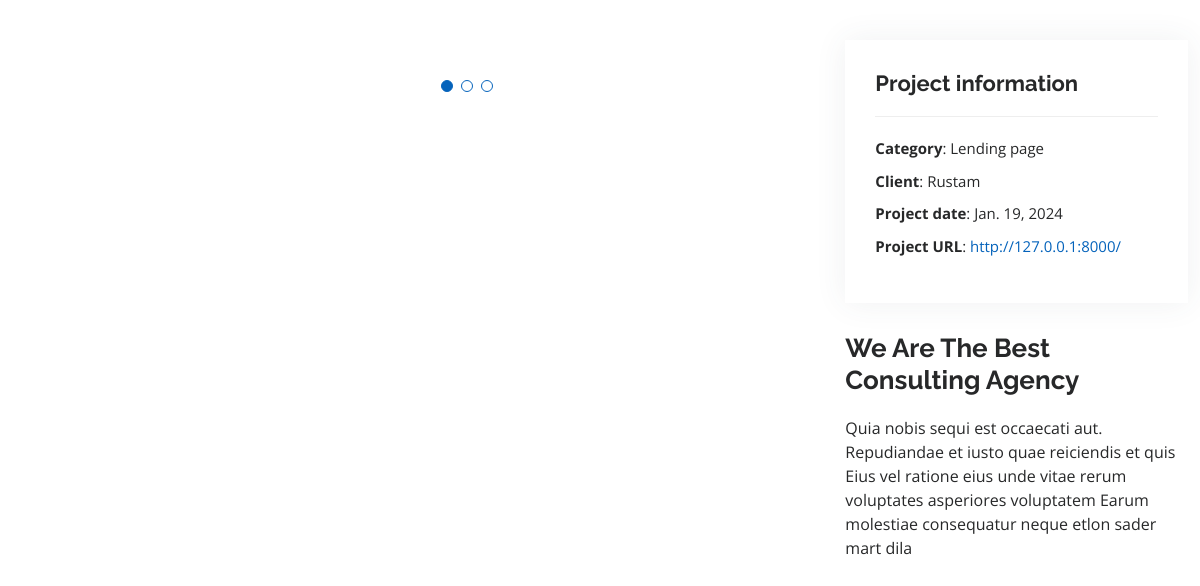
Page /portfolio-detail on the committed database.
### main/models.py (models this page shows, shortened)
class PortfolioDetail(models.Model):
    img = models.ManyToManyField(Images)
    title = models.CharField(max_length=255)
    text = models.TextField()
    category = models.CharField(max_length=255)
    client = models.CharField(max_length=255)
    date = models.DateField()
    url = models.URLField()

### main/views.py (the view)
# urls.py: path('portfolio-detail', portfolio_detail_view, name="portfolio_detail_url"),
def portfolio_detail_view(request):
    context = {
        'portfolio': PortfolioDetail.objects.last()
    }
    return render(request, 'portfolio-details.html', context)

### templates/portfolio-details.html (shortened to what this page needs)
{% load static %}
<!DOCTYPE html>
<html lang="en">
<head>
  <link href="{% static 'vendor/aos/aos.css' %}" rel="stylesheet">
  <link href="{% static 'vendor/bootstrap/css/bootstrap.min.css' %}" rel="stylesheet">
  <link href="{% static 'vendor/bootstrap-icons/bootstrap-icons.css' %}" rel="stylesheet">
  <link href="{% static 'vendor/boxicons/css/boxicons.min.css' %}" rel="stylesheet">
  <link href="{% static 'vendor/glightbox/css/glightbox.min.css' %}" rel="stylesheet">
  <link href="{% static 'vendor/swiper/swiper-bundle.min.css' %}" rel="stylesheet">
  <link href="{% static 'css/style.css' %}" rel="stylesheet">
</head>
<body>
  <main id="main">
    <section id="portfolio-details" class="portfolio-details">
      <div class="container">
        <div class="row gy-4">
          <div class="col-lg-8">
            <div class="portfolio-details-slider swiper">
              <div class="swiper-wrapper align-items-center">
                {% for i in portfolio.img.all %}
                <div class="swiper-slide">
                </div>
                {% endfor %}
              </div>
              <div class="swiper-pagination"></div>
            </div>
          </div>
          <div class="col-lg-4">
            <div class="portfolio-info">
              <h3>Project information</h3>
              <ul>
                <li><strong>Category</strong>: {{ portfolio.category }}</li>
                <li><strong>Client</strong>: {{ portfolio.client }}</li>
                <li><strong>Project date</strong>: {{ portfolio.date }}</li>
                <li><strong>Project URL</strong>: <a href="{{ portfolio.url }}">{{ portfolio.url }}</a></li>
              </ul>
            </div>
            <div class="portfolio-description">
              <h2>{{ portfolio.title }}</h2>
              <p>{{ portfolio.text }}</p>
            </div>
          </div>
        </div>
      </div>
    </section>
  </main>
</body>
</html>

### static/css/style.css (style rules this page uses)
body { font-family: "Open Sans", sans-serif; color: #272829; }
a { color: #0563bb; text-decoration: none; }
h1, h2, h3, h4, h5, h6 { font-family: "Raleway", sans-serif; }
@media (min-width: 991px) { #main { margin-left: 100px; } }
section { padding: 60px 0; overflow: hidden; }
.portfolio-details { padding-top: 40px; }
.portfolio-details .portfolio-details-slider .swiper-pagination { margin-top: 20px; position: relative; }
.portfolio-details .portfolio-info { padding: 30px; box-shadow: 0px 0 30px rgba(69, 80, 91, 0.08); }
.portfolio-details .portfolio-info h3 { font-size: 22px; font-weight: 700; margin-bottom: 20px; padding-bottom: 20px; border-bottom: 1px solid #eee; }
.portfolio-details .portfolio-info ul { list-style: none; padding: 0; font-size: 15px; }
.portfolio-details .portfolio-info ul li+li { margin-top: 10px; }
.portfolio-details .portfolio-description { padding-top: 30px; }
.portfolio-details .portfolio-description h2 { font-size: 26px; font-weight: 700; margin-bottom: 20px; }
.portfolio-details .portfolio-description p { padding: 0; }

### rows in the picture
PortfolioDetail: category "Lending page", client "Rustam", date "Jan. 19, 2024", url "http://127.0.0.1:8000/", title "We Are The Best Consulting Agency", text "Quia nobis sequi est occaecati aut. Repudiandae et iusto quae reiciendis et quis Eius vel ratione eius unde vitae rerum voluptates asperiores voluptatem Earum molestiae consequatur neque etlon sader mart dila"
